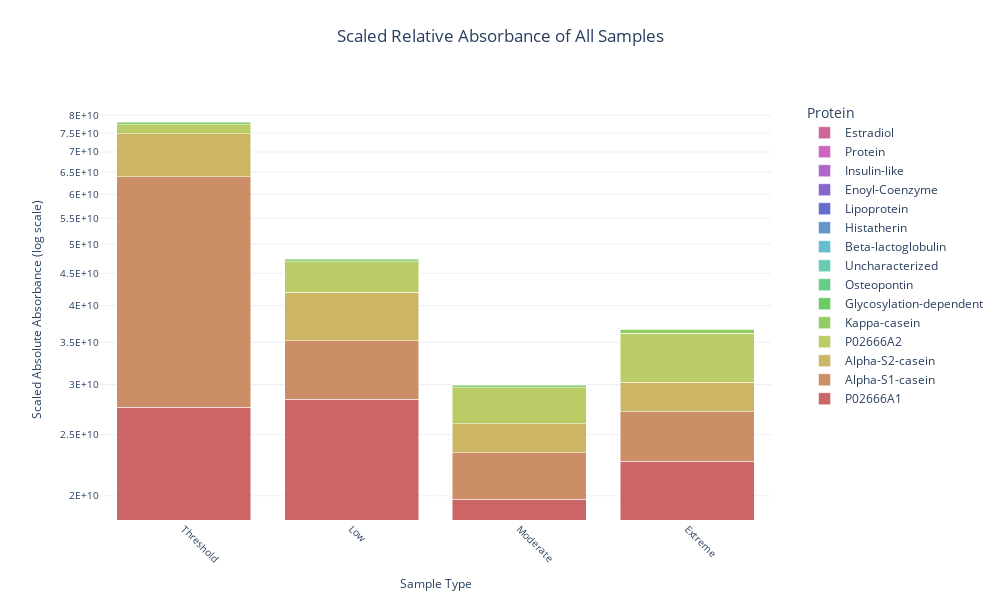

The notebook cell this image was saved under:
### Code cell
def plot_stacked_bar_scaled(proteins_df, sum_df, pro_list, title):
    import plotly.graph_objects as go
    import numpy as np
    
    scaled_df = proteins_df.copy()
    
    grouping_vars = [group_info['grouping_variable'] for group_info in group_data.values()]
    sample_orders = [f'Rel_Avg_{var}' for var in grouping_vars]
    
    sample_mapping = {
        'Rel_Avg_Threshold': 'Avg_Threshold',
        'Rel_Avg_Low': 'Avg_Low',
        'Rel_Avg_Moderate': 'Avg_Moderate',
        'Rel_Avg_Extreme': 'Avg_Extreme'
    }
    
    # Convert relative absorbance columns to percentages
    for col in sample_orders:
        scaled_df[col] = proteins_df[col] * 100  # Convert to percentage
        
    for col in sample_orders:
        sample_key = sample_mapping[col]
        total_sum = sum_df.loc[sum_df['Sample'] == sample_key, 'Total_Sum'].values[0]
        if total_sum > 0:
            scaled_df[col] = proteins_df[col] * total_sum / proteins_df[col].sum()
    
    fig = go.Figure()
    
    colors = [f'hsl({h},50%,60%)' for h in np.linspace(0, 330, len(pro_list))]
    for idx, row in scaled_df.iterrows():
        protein_description = row['Description']
        if protein_description in pro_list:
            color = colors[pro_list.index(protein_description)]
            
            hover_text = []
            for sample in sample_orders:
                abs_col = sample_mapping[sample]
                rel_value = proteins_df.loc[idx, sample] * 100  # Get percentage from original relative values
                abs_value = row[abs_col]
                hover_text.append(
                    f"Protein: {row['Master Protein Accessions']}<br>" +
                    f"Description: {row['Description']}<br>" +
                    f"Sample: {sample.replace('Rel_Avg_', '')}<br>" +
                    f"Relative Absorbance: {rel_value/100:.2f}%<br>" +
                    f"Absolute Absorbance: {abs_value:.2e}"
                )
            
            fig.add_trace(go.Bar(
                name=protein_description,
                x=[label.replace('Rel_Avg_', '') for label in sample_orders],
                y=row[sample_orders],
                marker_color=color,
                hovertext=hover_text,
                hoverinfo='text'
            ))
    
    fig.update_layout(
        barmode='stack',
        title={
            'text': title,
            'y':0.95,
            'x':0.5,
            'xanchor': 'center',
            'yanchor': 'top'
        },
        xaxis_title="Sample Type",
        yaxis_title="Scaled Absolute Absorbance (log scale)",
        yaxis_type="log",
        legend_title="Protein",
        legend={
            'yanchor':"top",
            'y':1,
            'xanchor':"left",
            'x':1.05
        },
        showlegend=True,
        template='plotly_white',
        height=600,
        width=1000,
        margin=dict(t=100, l=100, r=200),
        hoverlabel=dict(
            bgcolor="white",
            font_size=12,
            font_family="Arial"
        )
    )
    
    fig.update_xaxes(
        tickangle=45,
        title_font={"size": 12},
        tickfont={"size": 10}
    )
    
    """    fig.update_yaxes(
            title_font={"size": 12},
            tickfont={"size": 10},
            exponentformat='E',  # Changed to 'E' format
            showexponent='all',  # Show exponent on all ticks
            dtick=1,
            tickformat='.0e'  # Format to ensure clean exponential notation
            )"""    
    fig.update_yaxes(
        title_font={"size": 12},
        tickfont={"size": 10},
        exponentformat='E',
        showexponent='all'
    )
    
    
    fig.show()

# Sort and prepare proteins_df based on pro_list
description_order = {desc: i for i, desc in enumerate(pro_list)}
proteins_df['Order'] = proteins_df['Description'].map(description_order)
proteins_df = proteins_df.sort_values(by='Order').drop(columns=['Order']).reset_index(drop=True)

# Example usage
plot_stacked_bar_scaled(proteins_df, sum_df, pro_list, 'Scaled Relative Absorbance of All Samples')

### Figure 1 — Plotly figure (JSON) as saved in the notebook; plotly's stock layout.template omitted (floating-point values rounded to 4 significant figures)
{"data": [{"hoverinfo": "text", "hovertext": ["Protein: P02666A1<br>Description: P02666A1<br>Sample: Threshold<br>Relative Absorbance: 35.25%<br>Absolute Absorbance: 2.76e+10", "Protein: P02666A1<br>Description: P02666A1<br>Sample: Low<br>Relative Absorbance: 59.95%<br>Absolute Absorbance: 2.84e+10", "Protein: P02666A1<br>Description: P02666A1<br>Sample: Moderate<br>Relative Absorbance: 65.80%<br>Absolute Absorbance: 1.98e+10", "Protein: P02666A1<br>Description: P02666A1<br>Sample: Extreme<br>Relative Absorbance: 61.68%<br>Absolute Absorbance: 2.27e+10"], "marker": {"color": "hsl(0.0,50%,60%)"}, "name": "P02666A1", "type": "bar", "x": ["Threshold", "Low", "Moderate", "Extreme"], "y": [27630000000.0, 28430000000.0, 19770000000.0, 22710000000.0]}, {"hoverinfo": "text", "hovertext": ["Protein: P02662<br>Description: Alpha-S1-casein<br>Sample: Threshold<br>Relative Absorbance: 46.32%<br>Absolute Absorbance: 3.63e+10", "Protein: P02662<br>Description: Alpha-S1-casein<br>Sample: Low<br>Relative Absorbance: 14.30%<br>Absolute Absorbance: 6.78e+09", "Protein: P02662<br>Description: Alpha-S1-casein<br>Sample: Moderate<br>Relative Absorbance: 12.11%<br>Absolute Absorbance: 3.64e+09", "Protein: P02662<br>Description: Alpha-S1-casein<br>Sample: Extreme<br>Relative Absorbance: 12.05%<br>Absolute Absorbance: 4.44e+09"], "marker": {"color": "hsl(23.571428571428573,50%,60%)"}, "name": "Alpha-S1-casein", "type": "bar", "x": ["Threshold", "Low", "Moderate", "Extreme"], "y": [36300000000.0, 6782000000.0, 3640000000.0, 4438000000.0]}, {"hoverinfo": "text", "hovertext": ["Protein: P02663<br>Description: Alpha-S2-casein<br>Sample: Threshold<br>Relative Absorbance: 13.96%<br>Absolute Absorbance: 1.09e+10", "Protein: P02663<br>Description: Alpha-S2-casein<br>Sample: Low<br>Relative Absorbance: 14.32%<br>Absolute Absorbance: 6.79e+09", "Protein: P02663<br>Description: Alpha-S2-casein<br>Sample: Moderate<br>Relative Absorbance: 8.70%<br>Absolute Absorbance: 2.62e+09", "Protein: P02663<br>Description: Alpha-S2-casein<br>Sample: Extreme<br>Relative Absorbance: 8.41%<br>Absolute Absorbance: 3.10e+09"], "marker": {"color": "hsl(47.142857142857146,50%,60%)"}, "name": "Alpha-S2-casein", "type": "bar", "x": ["Threshold", "Low", "Moderate", "Extreme"], "y": [10940000000.0, 6795000000.0, 2615000000.0, 3097000000.0]}, {"hoverinfo": "text", "hovertext": ["Protein: P02666A2<br>Description: P02666A2<br>Sample: Threshold<br>Relative Absorbance: 3.12%<br>Absolute Absorbance: 2.44e+09", "Protein: P02666A2<br>Description: P02666A2<br>Sample: Low<br>Relative Absorbance: 10.42%<br>Absolute Absorbance: 4.94e+09", "Protein: P02666A2<br>Description: P02666A2<br>Sample: Moderate<br>Relative Absorbance: 12.00%<br>Absolute Absorbance: 3.60e+09", "Protein: P02666A2<br>Description: P02666A2<br>Sample: Extreme<br>Relative Absorbance: 16.02%<br>Absolute Absorbance: 5.90e+09"], "marker": {"color": "hsl(70.71428571428572,50%,60%)"}, "name": "P02666A2", "type": "bar", "x": ["Threshold", "Low", "Moderate", "Extreme"], "y": [2444000000.0, 4942000000.0, 3605000000.0, 5897000000.0]}, {"hoverinfo": "text", "hovertext": ["Protein: P02668<br>Description: Kappa-casein<br>Sample: Threshold<br>Relative Absorbance: 0.75%<br>Absolute Absorbance: 5.86e+08", "Protein: P02668<br>Description: Kappa-casein<br>Sample: Low<br>Relative Absorbance: 0.60%<br>Absolute Absorbance: 2.84e+08", "Protein: P02668<br>Description: Kappa-casein<br>Sample: Moderate<br>Relative Absorbance: 0.83%<br>Absolute Absorbance: 2.50e+08", "Protein: P02668<br>Description: Kappa-casein<br>Sample: Extreme<br>Relative Absorbance: 1.44%<br>Absolute Absorbance: 5.30e+08"], "marker": {"color": "hsl(94.28571428571429,50%,60%)"}, "name": "Kappa-casein", "type": "bar", "x": ["Threshold", "Low", "Moderate", "Extreme"], "y": [586000000.0, 284200000.0, 250500000.0, 529800000.0]}, {"hoverinfo": "text", "hovertext": ["Protein: P80195<br>Description: Glycosylation-dependent<br>Sample: Threshold<br>Relative Absorbance: 0.45%<br>Absolute Absorbance: 3.55e+08", "Protein: P80195<br>Description: Glycosylation-dependent<br>Sample: Low<br>Relative Absorbance: 0.38%<br>Absolute Absorbance: 1.80e+08", "Protein: P80195<br>Description: Glycosylation-dependent<br>Sample: Moderate<br>Relative Absorbance: 0.46%<br>Absolute Absorbance: 1.39e+08", "Protein: P80195<br>Description: Glycosylation-dependent<br>Sample: Extreme<br>Relative Absorbance: 0.36%<br>Absolute Absorbance: 1.33e+08"], "marker": {"color": "hsl(117.85714285714286,50%,60%)"}, "name": "Glycosylation-dependent", "type": "bar", "x": ["Threshold", "Low", "Moderate", "Extreme"], "y": [355000000.0, 179800000.0, 139400000.0, 132700000.0]}, {"hoverinfo": "text", "hovertext": ["Protein: P31096<br>Description: Osteopontin<br>Sample: Threshold<br>Relative Absorbance: 0.07%<br>Absolute Absorbance: 5.76e+07", "Protein: P31096<br>Description: Osteopontin<br>Sample: Low<br>Relative Absorbance: 0.01%<br>Absolute Absorbance: 5.33e+06", "Protein: P31096<br>Description: Osteopontin<br>Sample: Moderate<br>Relative Absorbance: 0.02%<br>Absolute Absorbance: 6.18e+06", "Protein: P31096<br>Description: Osteopontin<br>Sample: Extreme<br>Relative Absorbance: 0.01%<br>Absolute Absorbance: 5.22e+06"], "marker": {"color": "hsl(141.42857142857144,50%,60%)"}, "name": "Osteopontin", "type": "bar", "x": ["Threshold", "Low", "Moderate", "Extreme"], "y": [57600000.0, 5334000.0, 6178000.0, 5218000.0]}, {"hoverinfo": "text", "hovertext": ["Protein: E1BAF5<br>Description: Uncharacterized<br>Sample: Threshold<br>Relative Absorbance: 0.00%<br>Absolute Absorbance: 2.57e+05", "Protein: E1BAF5<br>Description: Uncharacterized<br>Sample: Low<br>Relative Absorbance: 0.01%<br>Absolute Absorbance: 5.04e+06", "Protein: E1BAF5<br>Description: Uncharacterized<br>Sample: Moderate<br>Relative Absorbance: 0.06%<br>Absolute Absorbance: 1.66e+07", "Protein: E1BAF5<br>Description: Uncharacterized<br>Sample: Extreme<br>Relative Absorbance: 0.01%<br>Absolute Absorbance: 4.74e+06"], "marker": {"color": "hsl(165.0,50%,60%)"}, "name": "Uncharacterized", "type": "bar", "x": ["Threshold", "Low", "Moderate", "Extreme"], "y": [256900.0, 5041000.0, 16580000.0, 4742000.0]}, {"hoverinfo": "text", "hovertext": ["Protein: P02754<br>Description: Beta-lactoglobulin<br>Sample: Threshold<br>Relative Absorbance: 0.03%<br>Absolute Absorbance: 2.19e+07", "Protein: P02754<br>Description: Beta-lactoglobulin<br>Sample: Low<br>Relative Absorbance: 0.00%<br>Absolute Absorbance: 1.53e+06", "Protein: P02754<br>Description: Beta-lactoglobulin<br>Sample: Moderate<br>Relative Absorbance: 0.01%<br>Absolute Absorbance: 4.03e+06", "Protein: P02754<br>Description: Beta-lactoglobulin<br>Sample: Extreme<br>Relative Absorbance: 0.00%<br>Absolute Absorbance: 1.13e+06"], "marker": {"color": "hsl(188.57142857142858,50%,60%)"}, "name": "Beta-lactoglobulin", "type": "bar", "x": ["Threshold", "Low", "Moderate", "Extreme"], "y": [21880000.0, 1528000.0, 4030000.0, 1128000.0]}, {"hoverinfo": "text", "hovertext": ["Protein: C6KGD8<br>Description: Histatherin<br>Sample: Threshold<br>Relative Absorbance: 0.02%<br>Absolute Absorbance: 1.52e+07", "Protein: C6KGD8<br>Description: Histatherin<br>Sample: Low<br>Relative Absorbance: 0.01%<br>Absolute Absorbance: 3.27e+06", "Protein: C6KGD8<br>Description: Histatherin<br>Sample: Moderate<br>Relative Absorbance: 0.00%<br>Absolute Absorbance: 0.00e+00", "Protein: C6KGD8<br>Description: Histatherin<br>Sample: Extreme<br>Relative Absorbance: 0.00%<br>Absolute Absorbance: 2.32e+05"], "marker": {"color": "hsl(212.14285714285717,50%,60%)"}, "name": "Histatherin", "type": "bar", "x": ["Threshold", "Low", "Moderate", "Extreme"], "y": [15190000.0, 3267000.0, 0, 232400.0]}, {"hoverinfo": "text", "hovertext": ["Protein: P11151<br>Description: Lipoprotein<br>Sample: Threshold<br>Relative Absorbance: 0.01%<br>Absolute Absorbance: 6.58e+06", "Protein: P11151<br>Description: Lipoprotein<br>Sample: Low<br>Relative Absorbance: 0.00%<br>Absolute Absorbance: 0.00e+00", "Protein: P11151<br>Description: Lipoprotein<br>Sample: Moderate<br>Relative Absorbance: 0.00%<br>Absolute Absorbance: 0.00e+00", "Protein: P11151<br>Description: Lipoprotein<br>Sample: Extreme<br>Relative Absorbance: 0.00%<br>Absolute Absorbance: 0.00e+00"], "marker": {"color": "hsl(235.71428571428572,50%,60%)"}, "name": "Lipoprotein", "type": "bar", "x": ["Threshold", "Low", "Moderate", "Extreme"], "y": [6576000.0, 0, 0, 0]}, {"hoverinfo": "text", "hovertext": ["Protein: Q3T0W1<br>Description: Enoyl-Coenzyme<br>Sample: Threshold<br>Relative Absorbance: 0.00%<br>Absolute Absorbance: 0.00e+00", "Protein: Q3T0W1<br>Description: Enoyl-Coenzyme<br>Sample: Low<br>Relative Absorbance: 0.00%<br>Absolute Absorbance: 0.00e+00", "Protein: Q3T0W1<br>Description: Enoyl-Coenzyme<br>Sample: Moderate<br>Relative Absorbance: 0.01%<br>Absolute Absorbance: 1.59e+06", "Protein: Q3T0W1<br>Description: Enoyl-Coenzyme<br>Sample: Extreme<br>Relative Absorbance: 0.00%<br>Absolute Absorbance: 0.00e+00"], "marker": {"color": "hsl(259.2857142857143,50%,60%)"}, "name": "Enoyl-Coenzyme", "type": "bar", "x": ["Threshold", "Low", "Moderate", "Extreme"], "y": [0, 0, 1595000.0, 0]}, {"hoverinfo": "text", "hovertext": ["Protein: Q05688<br>Description: Insulin-like<br>Sample: Threshold<br>Relative Absorbance: 0.00%<br>Absolute Absorbance: 2.92e+06", "Protein: Q05688<br>Description: Insulin-like<br>Sample: Low<br>Relative Absorbance: 0.00%<br>Absolute Absorbance: 0.00e+00", "Protein: Q05688<br>Description: Insulin-like<br>Sample: Moderate<br>Relative Absorbance: 0.00%<br>Absolute Absorbance: 0.00e+00", "Protein: Q05688<br>Description: Insulin-like<br>Sample: Extreme<br>Relative Absorbance: 0.00%<br>Absolute Absorbance: 0.00e+00"], "marker": {"color": "hsl(282.8571428571429,50%,60%)"}, "name": "Insulin-like", "type": "bar", "x": ["Threshold", "Low", "Moderate", "Extreme"], "y": [2923000.0, 0, 0, 0]}, {"hoverinfo": "text", "hovertext": ["Protein: A5D980<br>Description: Protein<br>Sample: Threshold<br>Relative Absorbance: 0.00%<br>Absolute Absorbance: 1.59e+06", "Protein: A5D980<br>Description: Protein<br>Sample: Low<br>Relative Absorbance: 0.00%<br>Absolute Absorbance: 1.79e+05", "Protein: A5D980<br>Description: Protein<br>Sample: Moderate<br>Relative Absorbance: 0.00%<br>Absolute Absorbance: 1.71e+05", "Protein: A5D980<br>Description: Protein<br>Sample: Extreme<br>Relative Absorbance: 0.00%<br>Absolute Absorbance: 6.54e+05"], "marker": {"color": "hsl(306.42857142857144,50%,60%)"}, "name": "Protein", "type": "bar", "x": ["Threshold", "Low", "Moderate", "Extreme"], "y": [1588000.0, 179100.0, 170500.0, 654400.0]}, {"hoverinfo": "text", "hovertext": ["Protein: Q5E9H7<br>Description: Estradiol<br>Sample: Threshold<br>Relative Absorbance: 0.00%<br>Absolute Absorbance: 2.40e+06", "Protein: Q5E9H7<br>Description: Estradiol<br>Sample: Low<br>Relative Absorbance: 0.00%<br>Absolute Absorbance: 0.00e+00", "Protein: Q5E9H7<br>Description: Estradiol<br>Sample: Moderate<br>Relative Absorbance: 0.00%<br>Absolute Absorbance: 0.00e+00", "Protein: Q5E9H7<br>Description: Estradiol<br>Sample: Extreme<br>Relative Absorbance: 0.00%<br>Absolute Absorbance: 0.00e+00"], "marker": {"color": "hsl(330.0,50%,60%)"}, "name": "Estradiol", "type": "bar", "x": ["Threshold", "Low", "Moderate", "Extreme"], "y": [2402000.0, 0, 0, 0]}], "layout": {"barmode": "stack", "height": 600, "hoverlabel": {"bgcolor": "white", "font": {"family": "Arial", "size": 12}}, "legend": {"title": {"text": "Protein"}, "x": 1.05, "xanchor": "left", "y": 1, "yanchor": "top"}, "margin": {"l": 100, "r": 200, "t": 100}, "showlegend": true, "title": {"text": "Scaled Relative Absorbance of All Samples", "x": 0.5, "xanchor": "center", "y": 0.95, "yanchor": "top"}, "width": 1000, "xaxis": {"autorange": true, "range": [-0.5, 3.5], "tickangle": 45, "tickfont": {"size": 10}, "title": {"font": {"size": 12}, "text": "Sample Type"}, "type": "category"}, "yaxis": {"autorange": true, "exponentformat": "E", "range": [10.26, 10.93], "showexponent": "all", "tickfont": {"size": 10}, "title": {"font": {"size": 12}, "text": "Scaled Absolute Absorbance (log scale)"}, "type": "log"}}}
